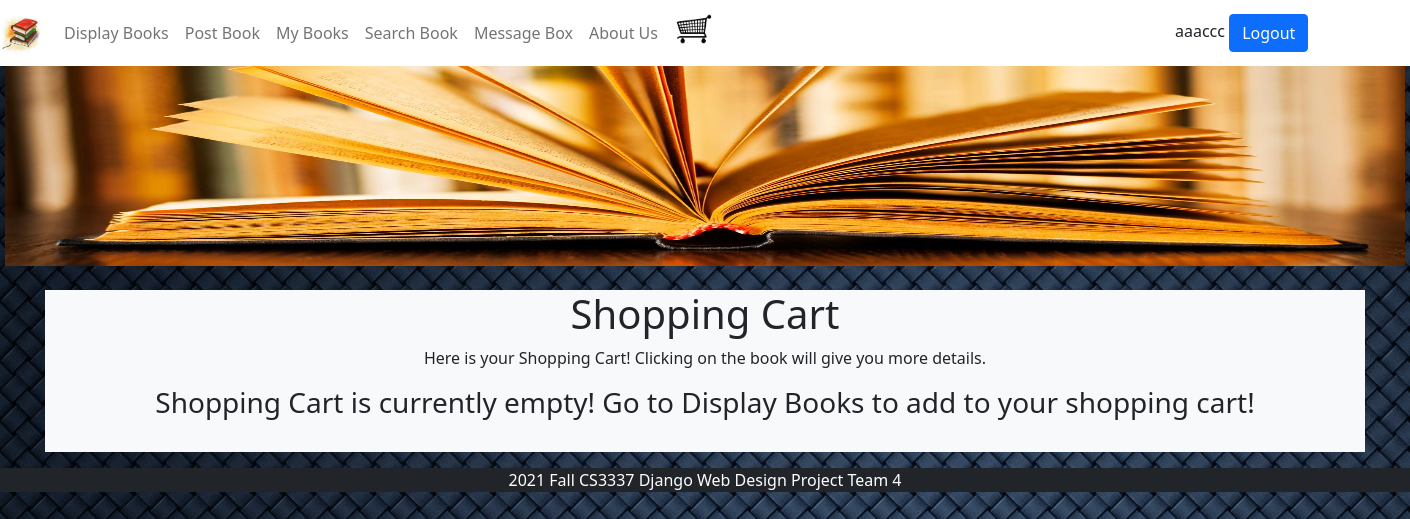
The page /shoppingcart (signed in) on the database as committed earlier.
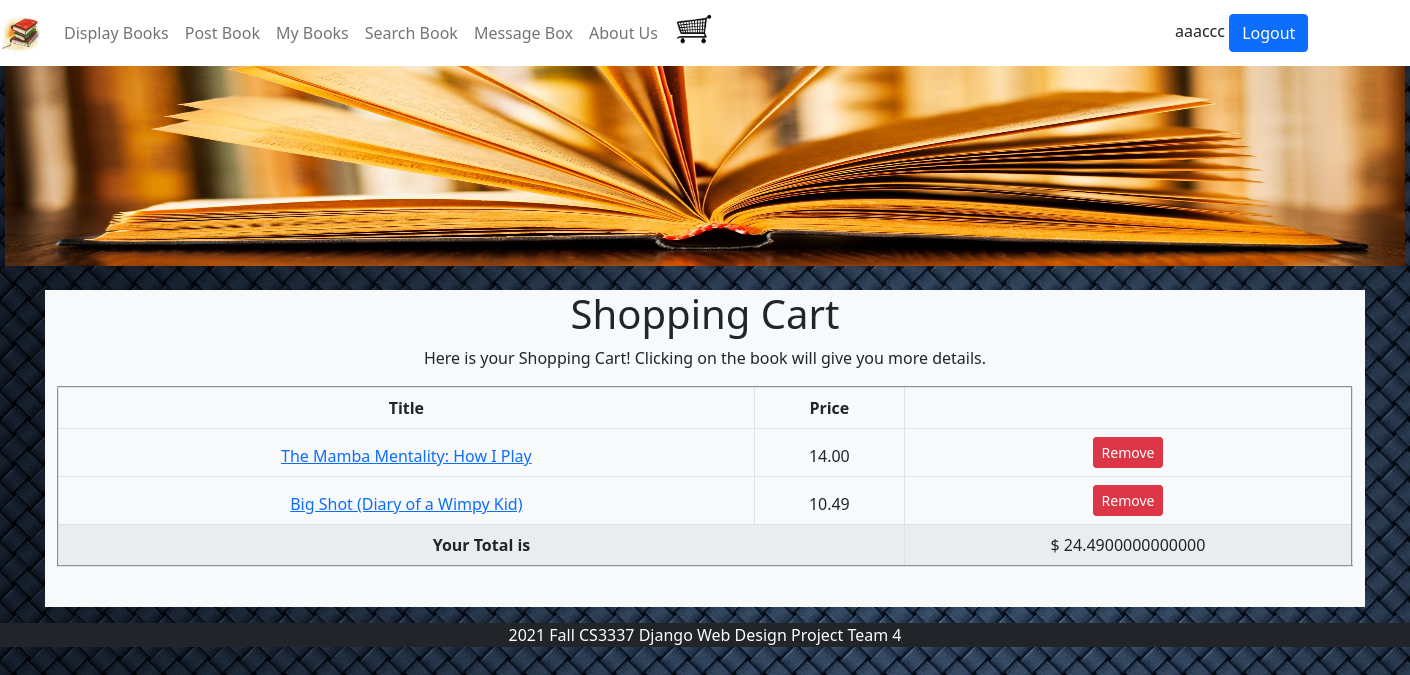
The same page on the database as committed later.
### bookMng/models.py (models this page shows, shortened)
class UserCart(models.Model):
    name = models.CharField(max_length=200, default="Anonymous")
    username = models.ForeignKey(User, blank=True, null=True, on_delete=models.CASCADE)
    bookId = models.ForeignKey(Book, blank=True, null=True, on_delete=models.CASCADE)
    price = models.DecimalField(decimal_places=2, max_digits=6)

### bookMng/views.py (the view)
# urls.py: path('shoppingcart', views.shoppingcart, name='shoppingcart'),
@login_required(login_url=reverse_lazy('login'))
def shoppingcart(request):
    books = UserCart.objects.filter(username=request.user)
    totalPrice = list(books.aggregate(Sum('price')).values())[0]
    return render(request,
        'bookMng/shoppingcart.html',
        {
            'item_list': MainMenu.objects.all(),
            'books': books,
            'totalPrice': totalPrice
        })

### bookEx/templates/bookMng/shoppingcart.html (shortened to what this page needs)
{% extends "base.html" %}
{% load static %}
{% block content %}
<h1 align="center">Shopping Cart </h1>
<p align="center">Here is your Shopping Cart! Clicking on the book will give you more details.</p>
{% if not books %}
    <h3 align="center">Shopping Cart is currently empty! Go to Display Books to add to your shopping cart!</h3>
{% else %}
    <table class="table table-striped table-bordered mx-auto" align="center" border="2">
        <thead class="thead-light">
            <tr align="center">
                <th class="font-weight-bold">Title</th>
                <th class="font-weight-bold">Price</th>
            </tr>
            {% for book in books %}
        <tr align="center">
            <td>
                <a href="book_detail/{{ book.bookId.id }}">
                    {{book.name}}
                </a>
            </td>
            <td>
                {{ book.price }}
            </td>
            <td>
                <a class="btn btn-danger btn-sm" href="book_deleteCart/{{ book.id }}" role="button">Remove</a>
            </td>
        </tr>
    {% endfor %}
        </thead>
        <tr align="center">
        <td colspan="2"><b>Your Total is</b></td>
        <td>$ {{totalPrice}}</td>
    </tr>
    </table>
{% endif %}
<br>
{% endblock content %}

Rows that differ between the two databases and show on the page:
added UserCart: name "The Mamba Mentality: How I Play", price "14.00"
added UserCart: name "Big Shot (Diary of a Wimpy Kid)", price "10.49"
Other text that changed with them:
{{ totalPrice }}: (not shown) → "24.4900000000000"
text no longer shown: "Shopping Cart is currently empty! Go to Display Books to add to your shopping cart!"
text now shown: "Title Price Your Total is $"
